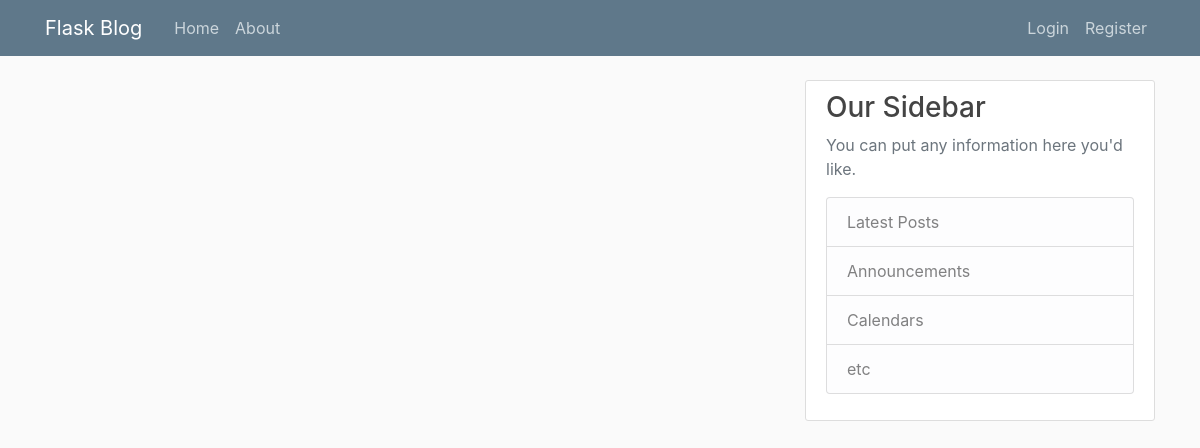
Page /home on the earlier database version.
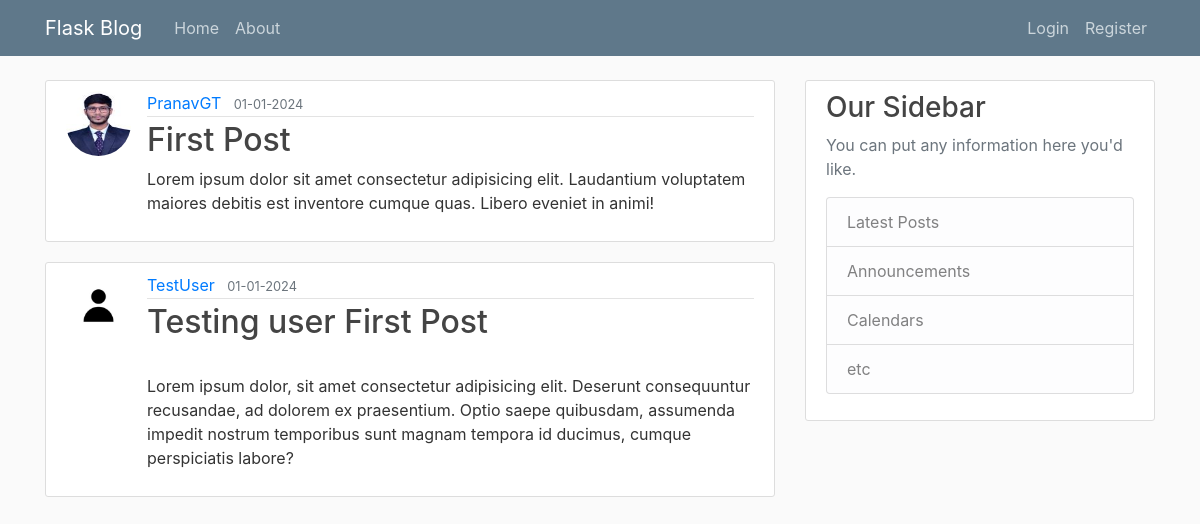
Same page on the later database version.
### flaskblog/models.py (models this page shows, shortened)
class Post(db.Model):
    id = db.Column(db.Integer, primary_key = True)
    title = db.Column(db.String(100), nullable=False)
    date_posted = db.Column(db.DateTime, nullable=False, default=datetime.utcnow)
    content = db.Column(db.Text, nullable=False)
    user_id = db.Column(db.Integer, db.ForeignKey('user.id'), nullable=False )

class User(db.Model, UserMixin):
    id = db.Column(db.Integer, primary_key = True)
    username = db.Column(db.String(20), unique = True, nullable = False )
    email = db.Column(db.String(120), unique = True, nullable = False )
    image_file = db.Column(db.String(20), nullable=False, default='default.jpg')
    password = db.Column(db.String(60), nullable=False)
    posts = db.relationship('Post', backref='author', lazy=True)

### flaskblog/routes.py (the view)
@app.route("/")
@app.route("/home")
def home():
    posts = Post.query.all()
    return render_template("home.html", posts=posts)

### flaskblog/templates/home.html
{% extends "layout.html" %}
{% block content %}
    {% for post in posts %}
        <article class="media content-section">
            <img src="{{ url_for('static', filename='profile_pics/' + post.author.image_file) }}" class="rounded-circle article-img">
            <div class="media-body">
            <div class="article-metadata">
                <a class="mr-2" href="#">{{ post.author.username }}</a>
                <small class="text-muted">{{ post.date_posted.strftime('%d-%m-%Y') }}</small>
            </div>
            <h2><a class="article-title" href="{{ url_for('post', post_id=post.id) }}">{{ post.title }}</a></h2>
            <p class="article-content">{{ post.content }}</p>
            </div>
        </article>
    {% endfor %}
{% endblock content %}

### flaskblog/templates/layout.html (shortened to what this page needs)
<!DOCTYPE html>
<html lang="en">
<head>
    <link rel="stylesheet" href="https://cdn.jsdelivr.net/npm/bootstrap@4.0.0/dist/css/bootstrap.min.css">
    <link rel="stylesheet" type="text/css" href="{{ url_for('static', filename='main.css')}}">
</head>
<body>
    <header class="site-header">
        <nav class="navbar navbar-expand-md navbar-dark bg-steel fixed-top">
          <div class="container">
            <a class="navbar-brand mr-4" href="/">Flask Blog</a>
            <div class="collapse navbar-collapse" id="navbarToggle">
              <div class="navbar-nav mr-auto">
                <a class="nav-item nav-link" href="{{ url_for('home') }}">Home</a>
                <a class="nav-item nav-link" href="{{ url_for('about') }}">About</a>
              </div>
              <div class="navbar-nav">
                {% if current_user.is_authenticated %}
                  <a class="nav-item nav-link" href="{{ url_for('new_post') }}">New Post</a>
                  <a class="nav-item nav-link" href="{{ url_for('account') }}">Account</a>
                  <a class="nav-item nav-link" href="{{ url_for('logout') }}">Logout</a>
                {% else %}
                  <a class="nav-item nav-link" href="{{ url_for('login') }}">Login</a>
                  <a class="nav-item nav-link" href="{{ url_for('register') }}">Register</a>
                {% endif %}
              </div>
            </div>
          </div>
        </nav>
      </header>
    <main role="main" class="container">
      <div class="row">
        <div class="col-md-8">
          {% block content %}{% endblock %}
        </div>
        <div class="col-md-4">
          <div class="content-section">
            <h3>Our Sidebar</h3>
            <p class='text-muted'>You can put any information here you'd like.
              <ul class="list-group">
                <li class="list-group-item list-group-item-light">Latest Posts</li>
                <li class="list-group-item list-group-item-light">Announcements</li>
                <li class="list-group-item list-group-item-light">Calendars</li>
                <li class="list-group-item list-group-item-light">etc</li>
              </ul>
            </p>
          </div>
        </div>
      </div>
    </main>
</body>
</html>

### flaskblog/static/main.css (style rules this page uses)
body { background: #fafafa; color: #333333; margin-top: 5rem; }
h1, h2, h3, h4, h5, h6 { color: #444444; }
.bg-steel { background-color: #5f788a; }
.site-header .navbar-nav .nav-link { color: #cbd5db; }
.content-section { background: #ffffff; padding: 10px 20px; border: 1px solid #dddddd; border-radius: 3px; margin-bottom: 20px; }
.article-title { color: #444444; }
.article-content { white-space: pre-line; }
.article-img { height: 65px; width: 65px; margin-right: 16px; }
.article-metadata { padding-bottom: 1px; margin-bottom: 4px; border-bottom: 1px solid #e3e3e3 }

Differences in the rows shown:
added Post: image_file (picture), author.username "PranavGT", date_posted "01-01-2024", title "First Post", content "Lorem ipsum dolor sit amet consectetur adipisicing elit. Laudantium voluptatem maiores debitis est inventore cumque quas. Libero eveniet in animi!"
added Post: image_file (placeholder picture), author.username "TestUser", date_posted "01-01-2024", title "Testing user First Post", content "Lorem ipsum dolor, sit amet consectetur adipisicing elit. Deserunt consequuntur recusandae, ad dolorem ex praesentium. Optio saepe quibusdam, assumenda impedit nostrum temporibus sunt magnam tempora id ducimus, cumque perspiciatis labore?"
